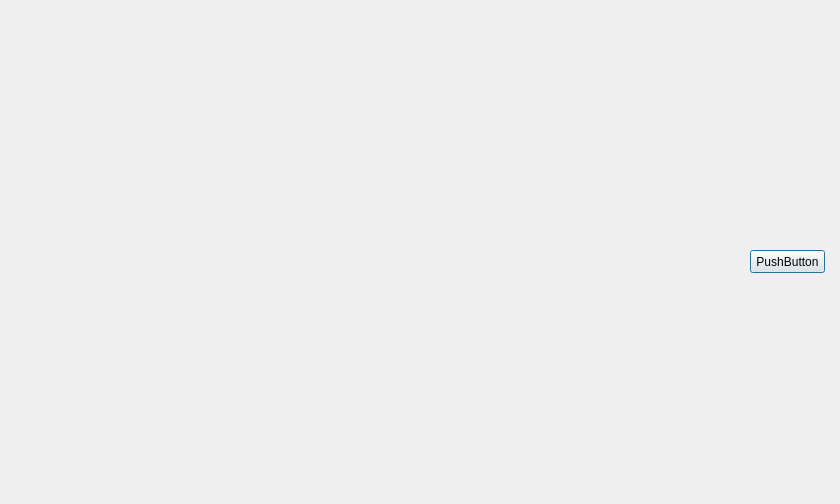
<?xml version="1.0" encoding="UTF-8"?>
<ui version="4.0">
 <class>nouvelleImageDialog</class>
 <widget class="QDialog" name="nouvelleImageDialog">
  <property name="geometry">
   <rect>
    <x>0</x>
    <y>0</y>
    <width>840</width>
    <height>504</height>
   </rect>
  </property>
  <property name="windowTitle">
   <string>Dialog</string>
  </property>
  <widget class="QPushButton" name="pushButton">
   <property name="geometry">
    <rect>
     <x>750</x>
     <y>250</y>
     <width>75</width>
     <height>23</height>
    </rect>
   </property>
   <property name="text">
    <string>PushButton</string>
   </property>
  </widget>
 </widget>
 <resources/>
 <connections/>
</ui>
